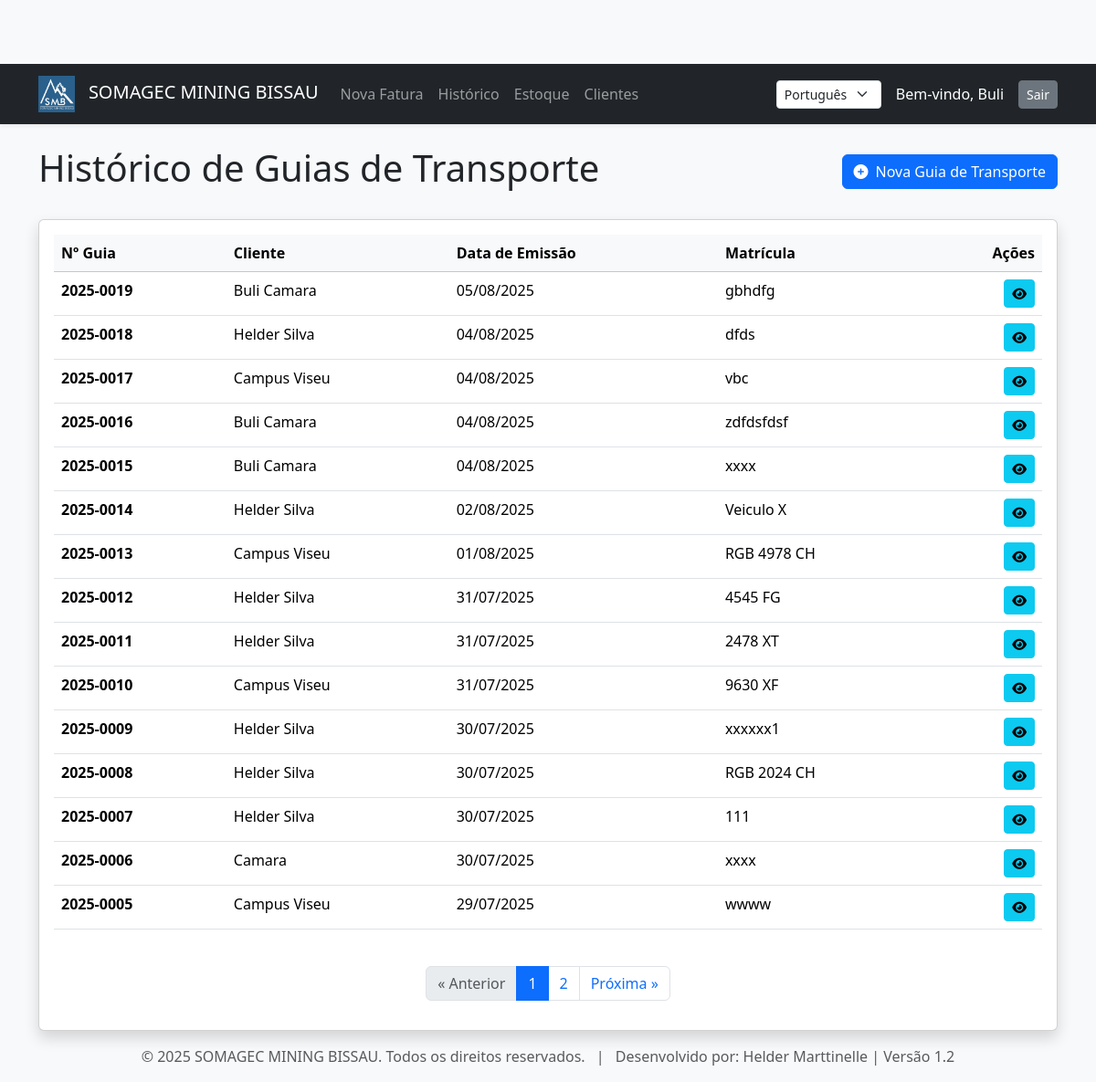
The page /guias/ (signed in) on the database its author committed.
### stock/models.py (models this page shows, shortened)
class GuiaTransporte(models.Model):
    fatura = models.OneToOneField(Fatura, verbose_name=_('fatura de origem'), on_delete=models.CASCADE, related_name='guia_transporte')
    utilizador = models.ForeignKey(User, verbose_name=_('Criado por'), on_delete=models.SET_NULL, null=True, blank=True)
    data_emissao = models.DateField(_('data de emissão'), default=timezone.now)
    numero_guia = models.CharField(_('número da guia'), max_length=50, unique=True, blank=True)
    morada_carga = models.CharField(_('morada de carga'), max_length=255, help_text=_("Local onde os bens são carregados."))
    morada_descarga = models.CharField(_('morada de descarga'), max_length=255, help_text=_("Local onde os bens são descarregados."))
    matricula_veiculo = models.CharField(_('matrícula do veículo'), max_length=50, blank=True)
    criado_em = models.DateTimeField(auto_now_add=True)
    atualizado_em = models.DateTimeField(auto_now=True)
    @property
    def cliente(self): return self.fatura.cliente
    class Meta:
        verbose_name = _("Guia de Transporte")
        verbose_name_plural = _("Guias de Transporte")
        ordering = ['-data_emissao', '-numero_guia']

class Fatura(models.Model):
    cliente = models.ForeignKey(Cliente, verbose_name=_('cliente'), on_delete=models.PROTECT)
    utilizador = models.ForeignKey(User, verbose_name=_('Criado por'), on_delete=models.SET_NULL, null=True, blank=True)
    data_emissao = models.DateField(_('data de emissão'), default=timezone.now)
    modificado_por = models.ForeignKey(User, related_name='faturas_modificadas', on_delete=models.SET_NULL, null=True, blank=True, verbose_name=_('Modificado por'))
    numero_fatura = models.CharField(_('número da fatura'), max_length=50, unique=True, blank=True)
    paga = models.BooleanField(_('paga'), default=False)
    taxa_igv = models.DecimalField(_('Taxa IGV (%)'), max_digits=5, decimal_places=2, default=17.00)
    desconto = models.DecimalField(_('desconto (%)'), max_digits=5, decimal_places=2, default=0.00, help_text=_("Percentagem de desconto (ex: 5 para 5%)"))
    adiantamento = models.DecimalField(_('adiantamento (€)'), max_digits=10, decimal_places=2, default=0.00, help_text=_("Valor do adiantamento em euros"))
    criado_em = models.DateTimeField(auto_now_add=True)
    atualizado_em = models.DateTimeField(auto_now=True)
    class Meta:
        verbose_name = _("Fatura")
        verbose_name_plural = _("Faturas")

class Cliente(models.Model):
    nome = models.CharField(_('nome'), max_length=200)
    nif = models.CharField(_('NIF/Contribuinte'), max_length=50, blank=True)
    endereco = models.CharField(_('endereço'), max_length=255, blank=True)
    telefone = models.CharField(_('telefone'), max_length=50, blank=True)
    email = models.EmailField(_('email'), blank=True)
    criado_em = models.DateTimeField(auto_now_add=True, null=True)
    atualizado_em = models.DateTimeField(auto_now=True, null=True)
    utilizador = models.ForeignKey(settings.AUTH_USER_MODEL, on_delete=models.SET_NULL, null=True, blank=True, related_name='clientes_criados')
    modificado_por = models.ForeignKey(settings.AUTH_USER_MODEL, on_delete=models.SET_NULL, null=True, blank=True, related_name='clientes_modificados')
    class Meta:
        verbose_name = _("Cliente")
        verbose_name_plural = _("Clientes")

### stock/views.py (the view)
# urls.py: path('guias/', views.lista_guias_view, name='lista_guias'),
@login_required
def lista_guias_view(request):
    todas_as_guias_list = GuiaTransporte.objects.all()
    paginator = Paginator(todas_as_guias_list, 15)
    page_obj = paginator.get_page(request.GET.get('page'))
    return render(request, 'stock/lista_guias.html', {'page_obj': page_obj})

### stock/context_processors.py (called while the page is built)
def dados_empresa_processor(request):
    dados = DadosEmpresa.objects.first()
    return {'dados_empresa': dados}

### stock/templatetags/stock_tags.py (called while the page is built)
@register.simple_tag
def url_params_minus_page(request_get):
    params = request_get.copy()
    params.pop('page', None)  # Remove a chave 'page' de forma segura
    return params.urlencode()

### stock/templates/stock/lista_guias.html (shortened to what this page needs)
{% extends "stock/base.html" %}
{% load i18n %}
{% load l10n %}
{% block content %}
    <div class="d-flex justify-content-between align-items-center mb-4">
        <h1>{% trans "Histórico de Guias de Transporte" %}</h1>
        <a href="{% url 'criar_guia' %}" class="btn btn-primary">
            <i class="fas fa-plus-circle me-2"></i>{% trans "Nova Guia de Transporte" %}
        </a>
    </div>
    <div class="card shadow">
        <div class="card-body">
            <div class="table-responsive">
                <table class="table table-hover">
                    <thead class="table-light">
                        <tr>
                            <th>{% trans "Nº Guia" %}</th>
                            <th>{% trans "Cliente" %}</th>
                            <th>{% trans "Data de Emissão" %}</th>
                            <th>{% trans "Matrícula" %}</th>
                            <th class="text-end">{% trans "Ações" %}</th>
                        </tr>
                    </thead>
                    <tbody>
                        {% for guia in page_obj %}
                        <tr>
                            <td><strong>{{ guia.numero_guia }}</strong></td>
                            <td>{{ guia.cliente.nome }}</td>
                            <td>{{ guia.data_emissao|date:"d/m/Y" }}</td>
                            <td>{{ guia.matricula_veiculo|default:"--" }}</td>
                            <td class="text-end">
                                <a href="{% url 'detalhe_guia' guia.id %}" class="btn btn-info btn-sm">
                                    <i class="fas fa-eye"></i>
                                </a>
                            </td>
                        </tr>
                        {% empty %}
                        <tr>
                            <td colspan="5" class="text-center text-muted">{% trans "Nenhuma guia de transporte encontrada." %}</td>
                        </tr>
                        {% endfor %}
                    </tbody>
                </table>
            </div>
            {% if page_obj.has_other_pages %}
                {% include 'stock/pagination.html' %}
            {% endif %}
        </div>
    </div>
{% endblock %}

### stock/templates/stock/base.html (shortened to what this page needs)
{% load i18n %}
{% load static %}
<!doctype html>
<html lang="{{ request.LANGUAGE_CODE }}">
<head>
    <link href="https://cdn.jsdelivr.net/npm/bootstrap@5.3.3/dist/css/bootstrap.min.css" rel="stylesheet">
    <link rel="stylesheet" href="https://cdnjs.cloudflare.com/ajax/libs/font-awesome/6.0.0-beta3/css/all.min.css">
</head>
<body>
    <nav class="navbar navbar-expand-lg navbar-dark bg-dark sticky-top shadow-sm">
        <div class="container">
            <a class="navbar-brand" href="{% url 'home' %}">
                <img src="{% static 'stock/images/logo.png' %}" alt="Logotipo">
                SOMAGEC MINING BISSAU
            </a>
            {% if user.is_authenticated %}
            <div class="collapse navbar-collapse" id="navbarNav">
                <ul class="navbar-nav me-auto mb-2 mb-lg-0">
                    <li class="nav-item"><a class="nav-link" href="{% url 'criar_fatura' %}">{% trans "Nova Fatura" %}</a></li>
                    <li class="nav-item"><a class="nav-link" href="{% url 'lista_faturas' %}">{% trans "Histórico" %}</a></li>
                    <li class="nav-item"><a class="nav-link" href="{% url 'lista_produtos' %}">{% trans "Estoque" %}</a></li>
                    <li class="nav-item"><a class="nav-link" href="{% url 'lista_clientes' %}">{% trans "Clientes" %}</a></li>
                </ul>
                <form action="{% url 'set_language' %}" method="post" class="d-flex me-3">
                    <select name="language" onchange="this.form.submit()" class="form-select form-select-sm">
                        {% get_current_language as CURRENT_LANGUAGE %}
                        {% get_available_languages as AVAILABLE_LANGUAGES %}
                        {% for lang_code, lang_name in AVAILABLE_LANGUAGES %}
                            <option value="{{ lang_code }}" {% if lang_code == CURRENT_LANGUAGE %}selected{% endif %}>
                                {{ lang_name }}
                            </option>
                        {% endfor %}
                    </select>
                </form>
                <div class="navbar-text text-white me-3">
                    {% trans "Bem-vindo" %}, {{ user.username }}
                </div>
                <form action="{% url 'logout' %}" method="post" class="d-flex">
                    <button type="submit" class="btn btn-secondary btn-sm">{% trans "Sair" %}</button>
                </form>
            </div>
            {% endif %}
        </div>
    </nav>
    <main class="container mt-4">
        {% block content %}
        {% endblock %}
    </main>
    <footer class="text-center text-muted mt-auto py-3 bg-light">
        <div class="container">
            <span>&copy; {% now "Y" %} SOMAGEC MINING BISSAU. {% trans "Todos os direitos reservados." %}</span>
            <span class="mx-2">|</span>
            <span>{% trans "Desenvolvido por" %}: Helder Marttinelle | Versão 1.2 </span>
        </div>
    </footer>
</body>
</html>

### stock/templates/stock/base.html (style rules this page uses)
body { background-color: #f8f9fa; padding-top: 70px; }
.navbar-brand img { max-height: 40px; margin-right: 10px; }
main { flex-grow: 1; }

### rows shown on the page
GuiaTransporte: numero_guia "2025-0019", cliente.nome "Buli Camara", data_emissao "05/08/2025", matricula_veiculo "gbhdfg"
GuiaTransporte: numero_guia "2025-0018", cliente.nome "Helder Silva", data_emissao "04/08/2025", matricula_veiculo "dfds"
GuiaTransporte: numero_guia "2025-0017", cliente.nome "Campus Viseu", data_emissao "04/08/2025", matricula_veiculo "vbc"
GuiaTransporte: numero_guia "2025-0016", cliente.nome "Buli Camara", data_emissao "04/08/2025", matricula_veiculo "zdfdsfdsf"
GuiaTransporte: numero_guia "2025-0015", cliente.nome "Buli Camara", data_emissao "04/08/2025", matricula_veiculo "xxxx"
GuiaTransporte: numero_guia "2025-0014", cliente.nome "Helder Silva", data_emissao "02/08/2025", matricula_veiculo "Veiculo X"
GuiaTransporte: numero_guia "2025-0013", cliente.nome "Campus Viseu", data_emissao "01/08/2025", matricula_veiculo "RGB 4978 CH"
GuiaTransporte: numero_guia "2025-0012", cliente.nome "Helder Silva", data_emissao "31/07/2025", matricula_veiculo "4545 FG"
GuiaTransporte: numero_guia "2025-0011", cliente.nome "Helder Silva", data_emissao "31/07/2025", matricula_veiculo "2478 XT"
GuiaTransporte: numero_guia "2025-0010", cliente.nome "Campus Viseu", data_emissao "31/07/2025", matricula_veiculo "9630 XF"
GuiaTransporte: numero_guia "2025-0009", cliente.nome "Helder Silva", data_emissao "30/07/2025", matricula_veiculo "xxxxxx1"
GuiaTransporte: numero_guia "2025-0008", cliente.nome "Helder Silva", data_emissao "30/07/2025", matricula_veiculo "RGB 2024 CH"
GuiaTransporte: numero_guia "2025-0007", cliente.nome "Helder Silva", data_emissao "30/07/2025", matricula_veiculo "111"
GuiaTransporte: numero_guia "2025-0006", cliente.nome "Camara", data_emissao "30/07/2025", matricula_veiculo "xxxx"
GuiaTransporte: numero_guia "2025-0005", cliente.nome "Campus Viseu", data_emissao "29/07/2025", matricula_veiculo "wwww"

### other values the page prints
{{ user.username }} "Buli"
{{ i }} "1"
{{ i }} "2"
form field language "Português"
